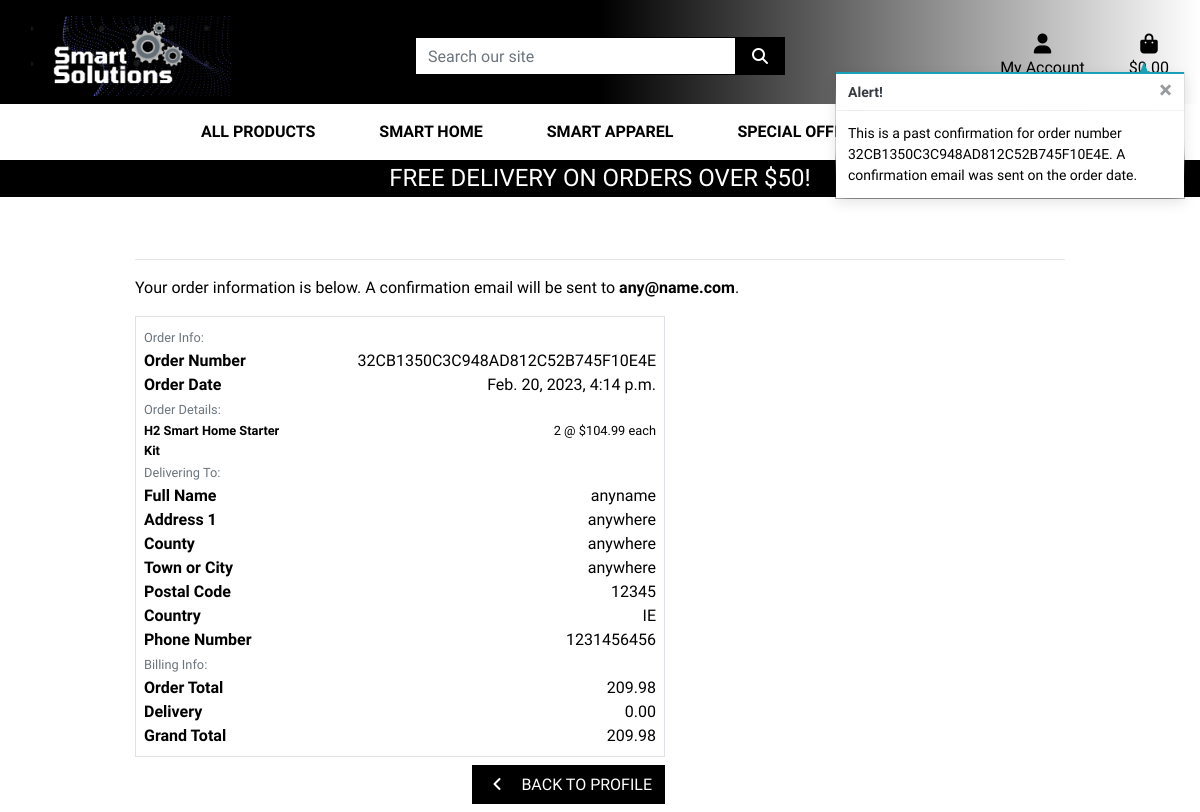
Page /profile/order_history/32CB1350C3C948AD812C52B745F10E4E on the committed database.
### checkout/models.py (models this page shows, shortened)
class Order(models.Model):
    order_number = models.CharField(max_length=32, null=False, editable=False)
    user_profile = models.ForeignKey(UserProfile, on_delete=models.SET_NULL, null=True, blank=True, related_name='orders')
    full_name = models.CharField(max_length=50, null=False, blank=False)
    email = models.EmailField(max_length=254, null=False, blank=False)
    phone_number = models.CharField(max_length=20, null=False, blank=False)
    country = CountryField(blank_label='Country *', null=False, blank=False)
    postcode = models.CharField(max_length=20, null=True, blank=True)
    town_or_city = models.CharField(max_length=40, null=False, blank=False)
    street_address1 = models.CharField(max_length=80, null=False, blank=False)
    street_address2 = models.CharField(max_length=80, null=True, blank=True)
    county = models.CharField(max_length=80, null=True, blank=True)
    date = models.DateTimeField(auto_now_add=True)
    delivery_cost = models.DecimalField(max_digits=6, decimal_places=2, null=False, default=0)
    order_total = models.DecimalField(max_digits=10, decimal_places=2, null=False, default=0)
    grand_total = models.DecimalField(max_digits=10, decimal_places=2, null=False, default=0)
    original_bag = models.TextField(null=False, blank=False, default='')
    stripe_pid = models.CharField(max_length=254, null=False, blank=False, default='')

class OrderLineItem(models.Model):
    order = models.ForeignKey(Order, null=False, blank=False, on_delete=models.CASCADE, related_name='lineitems')
    product = models.ForeignKey(Product, null=False, blank=False, on_delete=models.CASCADE)
    quantity = models.IntegerField(null=False, blank=False, default=0)
    lineitem_total = models.DecimalField(max_digits=6, decimal_places=2, null=False, blank=False, editable=False)

### products/models.py (models this page shows, shortened)
class Product(models.Model):
    category = models.ForeignKey('Category', null=True, blank=True, on_delete=models.SET_NULL)
    sku = models.CharField(max_length=254, null=True, blank=True)
    name = models.CharField(max_length=254)
    description = models.TextField()
    price = models.DecimalField(max_digits=6, decimal_places=2)
    rating = models.DecimalField(max_digits=6, decimal_places=2, null=True, blank=True)
    image_url = models.URLField(max_length=1024, null=True, blank=True)
    image = models.ImageField(null=True, blank=True)

### profiles/views.py (the view)
# urls.py: path('order_history/<order_number>', views.order_history, name='order_history'),
def order_history(request, order_number):
    order = get_object_or_404(Order, order_number=order_number)
    messages.info(request, (
        f'This is a past confirmation for order number {order_number}. '
        'A confirmation email was sent on the order date.'
    ))
    template = 'checkout/checkout_success.html'
    context = {
        'order': order,
        'from_profile': True,
    }
    return render(request, template, context)

### bag/contexts.py (called while the page is built, shortened)
def bag_contents(request):
    bag_items = []
    total = 0
    product_count = 0
    bag = request.session.get('bag', {})
    if total < settings.FREE_DELIVERY_THRESHOLD:
        delivery = total * Decimal(settings.STANDARD_DELIVERY_PERCENTAGE / 100)
        free_delivery_delta = settings.FREE_DELIVERY_THRESHOLD - total
    else:
        delivery = 0
        free_delivery_delta = 0
    grand_total = delivery + total
    context = {
        'bag_items': bag_items,
        'total': total,
        'product_count': product_count,
        'delivery': delivery,
        'free_delivery_delta': free_delivery_delta,
        'free_delivery_threshold': settings.FREE_DELIVERY_THRESHOLD,
        'grand_total': grand_total,
    }
    return context

### checkout/templates/checkout/checkout_success.html (shortened to what this page needs)
{% extends "base.html" %}
{% load static %}
{% block extra_css %}
    <link rel="stylesheet" href="{% static 'checkout/css/checkout.css' %}">
{% endblock %}
{% block page_header %}
    <div class="container header-container">
    </div>
{% endblock %}
{% block content %}
    <div class="overlay"></div>
    <div class="container">
        <div class="row">
            <div class="col">
                <h2 class="logo-font mb-4">Thank You</h2>
                <hr>
                <p class="text-black">Your order information is below. A confirmation email will be sent to <strong>{{ order.email }}</strong>.</p>
            </div>
        </div>
        <div class="row">
            <div class="col-12 col-lg-7">
                <div class="order-confirmation-wrapper p-2 border">
                    <div class="row">
                        <div class="col">
                            <small class="text-muted">Order Info:</small>
                        </div>
                    </div>
                    <div class="row">
                        <div class="col-12 col-md-4">
                            <p class="mb-0 text-black font-weight-bold">Order Number</p>
                        </div>
                        <div class="col-12 col-md-8 text-md-right">
                            <p class="mb-0">{{ order.order_number }}</p>
                        </div>
                    </div>
                    <div class="row">
                        <div class="col-12 col-md-4">
                            <p class="mb-0 text-black font-weight-bold">Order Date</p>
                        </div>
                        <div class="col-12 col-md-8 text-md-right">
                            <p class="mb-0">{{ order.date }}</p>
                        </div>
                    </div>
                    <div class="row">
                        <div class="col">
                            <small class="text-muted">Order Details:</small>
                        </div>
                    </div>
                    {% for item in order.lineitems.all %}
                    <div class="row">
                        <div class="col-12 col-md-4">
                            <p class="small mb-0 text-black font-weight-bold">
                                {{ item.product.name }}{% if item.product_size %} - Size {{ item.product.size|upper }}{% endif %}
                            </p>
                        </div>
                        <div class="col-12 col-md-8 text-md-right">
                            <p class="small mb-0">{{ item.quantity }} @ ${{ item.product.price }} each</p>
                        </div>
                    </div>
                    {% endfor %}
                    <div class="row">
                        <div class="col">
                            <small class="text-muted">Delivering To:</small>
                        </div>
                    </div>
                    <div class="row">
                        <div class="col-12 col-md-4">
                            <p class="mb-0 text-black font-weight-bold">Full Name</p>
                        </div>
                        <div class="col-12 col-md-8 text-md-right">
                            <p class="mb-0">{{ order.full_name }}</p>
                        </div>
                    </div>
                    <div class="row">
                        <div class="col-12 col-md-4">
                            <p class="mb-0 text-black font-weight-bold">Address 1</p>
                        </div>
                        <div class="col-12 col-md-8 text-md-right">
                            <p class="mb-0">{{ order.street_address1 }}</p>
                        </div>
                    </div>
                    {% if order.county %}
                    <div class="row">
                        <div class="col-12 col-md-4">
                            <p class="mb-0 text-black font-weight-bold">County</p>
                        </div>
                        <div class="col-12 col-md-8 text-md-right">
                            <p class="mb-0">{{ order.county }}</p>
                        </div>
                    </div>
                    {% endif %}
                    <div class="row">
                        <div class="col-12 col-md-4">
                            <p class="mb-0 text-black font-weight-bold">Town or City</p>
                        </div>
                        <div class="col-12 col-md-8 text-md-right">
                            <p class="mb-0">{{ order.town_or_city }}</p>
                        </div>
                    </div>
                    {% if order.postcode %}
                    <div class="row">
                        <div class="col-12 col-md-4">
                            <p class="mb-0 text-black font-weight-bold">Postal Code</p>
                        </div>
                        <div class="col-12 col-md-8 text-md-right">
                            <p class="mb-0">{{ order.postcode }}</p>
                        </div>
                    </div>
                    {% endif %}
                    <div class="row">
                        <div class="col-12 col-md-4">
                            <p class="mb-0 text-black font-weight-bold">Country</p>
                        </div>
                        <div class="col-12 col-md-8 text-md-right">
                            <p class="mb-0">{{ order.country }}</p>
                        </div>
                    </div>
                    <div class="row">
                        <div class="col-12 col-md-4">
                            <p class="mb-0 text-black font-weight-bold">Phone Number</p>
                        </div>
                        <div class="col-12 col-md-8 text-md-right">
                            <p class="mb-0">{{ order.phone_number }}</p>
                        </div>
                    </div>
                    <div class="row">
                        <div class="col">
                            <small class="text-muted">Billing Info:</small>
                        </div>
                    </div>
                    <div class="row">
                        <div class="col-12 col-md-4">
                            <p class="mb-0 text-black font-weight-bold">Order Total</p>
                        </div>
                        <div class="col-12 col-md-8 text-md-right">
                            <p class="mb-0">{{ order.order_total }}</p>
                        </div>
                    </div>
                    <div class="row">
                        <div class="col-12 col-md-4">
                            <p class="mb-0 text-black font-weight-bold">Delivery</p>
                        </div>
                        <div class="col-12 col-md-8 text-md-right">
                            <p class="mb-0">{{ order.delivery_cost }}</p>
                        </div>
                    </div>
                    <div class="row">
                        <div class="col-12 col-md-4">
                            <p class="mb-0 text-black font-weight-bold">Grand Total</p>
                        </div>
                        <div class="col-12 col-md-8 text-md-right">
                            <p class="mb-0">{{ order.grand_total }}</p>
                        </div>
                    </div>
                </div>
            </div>
        </div>
        <div class="row">
			<div class="col-12 col-lg-7 text-right">
                {% if from_profile %}
                <a href="{% url 'profile' %}" class="btn btn-black rounded-0 my-2">
                    <span class="icon mr-2">
                        <i class="fas fa-angle-left"></i>
                    </span>
                    <span class="text-uppercase">Back to profile</span>
                </a>
                {%endif%}
			</div>
		</div>
    </div>
{% endblock %}

### static/css/index.css (style rules this page uses)
html { height: 100%; }
body { background: url('/media/background-concept.webp') no-repeat center center fixed; background-size: cover; height: calc(100vh - 164px); color: black; font-family: 'Share Tech'; }
.icon { align-items: center; display: inline-flex; justify-content: center; height: 1.5rem; width: 1.5rem; }
.logo-font { text-transform: uppercase; color: white !important; }
.btn-black { background: black; color: white; }
.text-black { color: #000 !important; }
.overlay { height: 100%; width: 100%; top: 0; left: 0; position: fixed; background: white; z-index: -1; }
@media (min-width: 1200px) { .container { max-width: 80%; } }
@media (min-width: 992px) { .header-container { padding-top: 164px; } }

### rows in the picture
Order: email "any@name.com", order_number "32CB1350C3C948AD812C52B745F10E4E", date "Feb. 20, 2023, 4:14 p.m.", full_name "anyname", street_address1 "anywhere", county "anywhere", town_or_city "anywhere", postcode "12345", country "IE", phone_number "1231456456", order_total "209.98", delivery_cost "0.00", grand_total "209.98"
OrderLineItem: product.name "H2 Smart Home Starter Kit", quantity "2", product.price "104.99"

### other values in the picture
{{ free_delivery_threshold }} "50"
{{ message }} "This is a past confirmation for order number 32CB1350C3C948AD812C52B745F10E4E. A confirmation email was sent on the order date."
